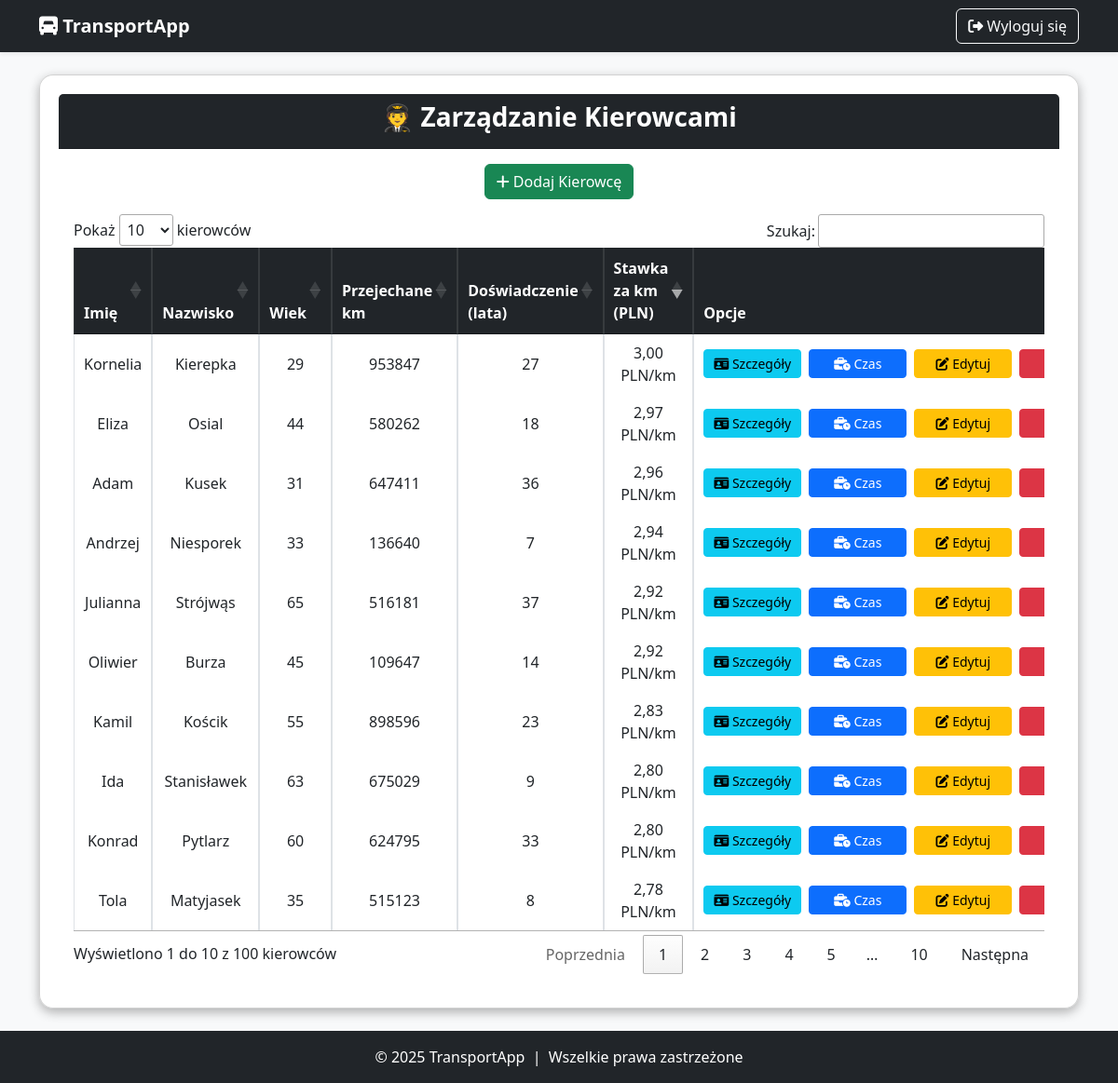
Screenshot of /users/kierowcy/ (signed in) with the database file from the repository.
### users/models.py (models this page shows, shortened)
class Kierowca(models.Model):
    kier_id = models.AutoField(primary_key=True)
    kier_imie = models.CharField(max_length=100, verbose_name="Imię")
    kier_nazwisko = models.CharField(max_length=100, verbose_name="Nazwisko")
    data_urodzenia = models.DateField(verbose_name="Data urodzenia")
    kier_adres = models.TextField(verbose_name="Adres")
    kier_telefon = models.CharField(max_length=15, verbose_name="Telefon")
    kier_email = models.EmailField(verbose_name="Email")
    kier_lata_dosw = models.IntegerField(verbose_name="Lata doświadczenia")
    kier_przejech_km = models.IntegerField(verbose_name="Przejechane km")
    kier_liczba_wykroczen = models.IntegerField(verbose_name="Liczba wykroczeń")
    stawka_za_km = models.DecimalField(max_digits=6, decimal_places=2, verbose_name="Stawka za km (PLN)", default=1.50)
    def oblicz_wiek(self):
        today = date.today()
        return today.year - self.data_urodzenia.year - ((today.month, today.day) < (self.data_urodzenia.month, self.data_urodzenia.day))

### users/views/kierowca_views.py (the view)
# urls.py: path("kierowcy/", zarzadzaj_kierowcami, name="zarzadzaj_kierowcami"),
@login_required
def zarzadzaj_kierowcami(request):
    kierowcy = Kierowca.objects.all()
    return render(request, "users/zarzadzanie/zarzadzaj_kierowcami.html", {"kierowcy": kierowcy})

### users/templates/users/zarzadzanie/zarzadzaj_kierowcami.html (shortened to what this page needs)
{% extends 'base.html' %}
{% block content %}
<div class="row justify-content-center">
    <div class="col-md-12 col-lg-12">
        <div class="card text-center">
            <div class="card-header bg-dark text-white">
                <h3 class="fw-bold">🧑‍✈️ Zarządzanie Kierowcami</h3>
            </div>
            <div class="card-body">
                <a href="{% url 'dodaj_kierowce' %}" class="btn btn-success mb-3">
                    <i class="fa-solid fa-plus"></i> Dodaj Kierowcę
                </a>
                <div class="table-responsive">
                    <table id="kierowcyTable" class="table table-bordered table-hover align-middle">
                        <thead class="table-dark">
                            <tr>
                                <th>Imię</th>
                                <th>Nazwisko</th>
                                <th>Wiek</th>
                                <th>Przejechane km</th>
                                <th>Doświadczenie (lata)</th>
                                <th>Stawka za km (PLN)</th>
                                <th>Opcje</th>
                            </tr>
                        </thead>
                        <tbody>
                            {% for kierowca in kierowcy %}
                            <tr>
                                <td>{{ kierowca.kier_imie }}</td>
                                <td>{{ kierowca.kier_nazwisko }}</td>
                                <td>{{ kierowca.oblicz_wiek }}</td>
                                <td>{{ kierowca.kier_przejech_km }}</td>
                                <td>{{ kierowca.kier_lata_dosw }}</td>
                                <td>{{ kierowca.stawka_za_km|floatformat:2 }} PLN/km</td>
                                <td>
                                    <div class="d-flex justify-content-center gap-2">
                                        <a href="{% url 'szczegoly_kierowcy' kierowca.kier_id %}" class="btn btn-info btn-sm flex-fill">
                                            <i class="fa-solid fa-id-card"></i> Szczegóły
                                        </a>
                                        <a href="{% url 'czas_kierowcy_redirect' kierowca.kier_id %}" class="btn btn-primary btn-sm flex-fill">
                                            <i class="fa-solid fa-business-time"></i> Czas
                                        </a>
                                        <a href="{% url 'edytuj_kierowce' kierowca.kier_id %}" class="btn btn-warning btn-sm flex-fill">
                                            <i class="fa-solid fa-edit"></i> Edytuj
                                        </a>
                                        <a href="{% url 'usun_kierowce' kierowca.kier_id %}" class="btn btn-danger btn-sm flex-fill">
                                        </a>
                                    </div>
                                </td>
                            </tr>
                            {% endfor %}
                        </tbody>
                    </table>
                </div>
            </div>
        </div>
    </div>
</div>
<link rel="stylesheet" href="https://cdn.datatables.net/1.11.5/css/jquery.dataTables.min.css">
{% endblock %}

### users/templates/users/zarzadzanie/zarzadzaj_kierowcami.html (style rules this page uses)
.btn-sm { min-width: 105px; }

### rows the page displays
Kierowca: kier_imie "Eliza", kier_nazwisko "Osial", oblicz_wiek "44", kier_przejech_km "580262", kier_lata_dosw "18", stawka_za_km "2,97"
Kierowca: kier_imie "Kamil", kier_nazwisko "Kościk", oblicz_wiek "55", kier_przejech_km "898596", kier_lata_dosw "23", stawka_za_km "2,83"
Kierowca: kier_imie "Ida", kier_nazwisko "Stanisławek", oblicz_wiek "63", kier_przejech_km "675029", kier_lata_dosw "9", stawka_za_km "2,80"
Kierowca: kier_imie "Adam", kier_nazwisko "Kusek", oblicz_wiek "31", kier_przejech_km "647411", kier_lata_dosw "36", stawka_za_km "2,96"
Kierowca: kier_imie "Tola", kier_nazwisko "Matyjasek", oblicz_wiek "35", kier_przejech_km "515123", kier_lata_dosw "8", stawka_za_km "2,78"
Kierowca: kier_imie "Konrad", kier_nazwisko "Pytlarz", oblicz_wiek "60", kier_przejech_km "624795", kier_lata_dosw "33", stawka_za_km "2,80"
Kierowca: kier_imie "Julianna", kier_nazwisko "Strójwąs", oblicz_wiek "65", kier_przejech_km "516181", kier_lata_dosw "37", stawka_za_km "2,92"
Kierowca: kier_imie "Oliwier", kier_nazwisko "Burza", oblicz_wiek "45", kier_przejech_km "109647", kier_lata_dosw "14", stawka_za_km "2,92"
Kierowca: kier_imie "Kornelia", kier_nazwisko "Kierepka", oblicz_wiek "29", kier_przejech_km "953847", kier_lata_dosw "27", stawka_za_km "3,00"
Kierowca: kier_imie "Andrzej", kier_nazwisko "Niesporek", oblicz_wiek "33", kier_przejech_km "136640", kier_lata_dosw "7", stawka_za_km "2,94"
